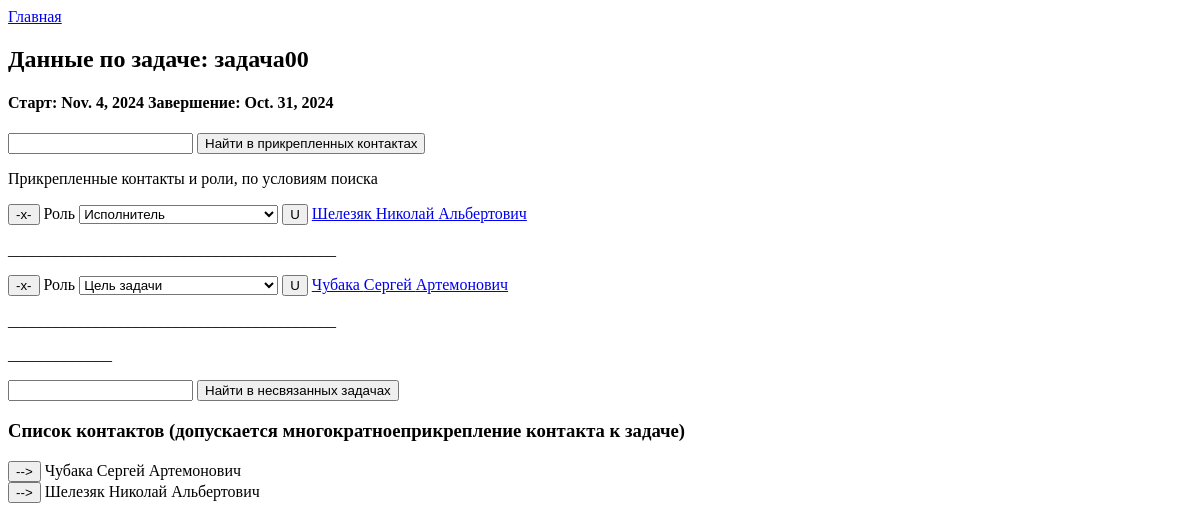
The app's page /task_contacts/8753827f-a606-4f3e-a10a-902c2ff90b30/, older data.
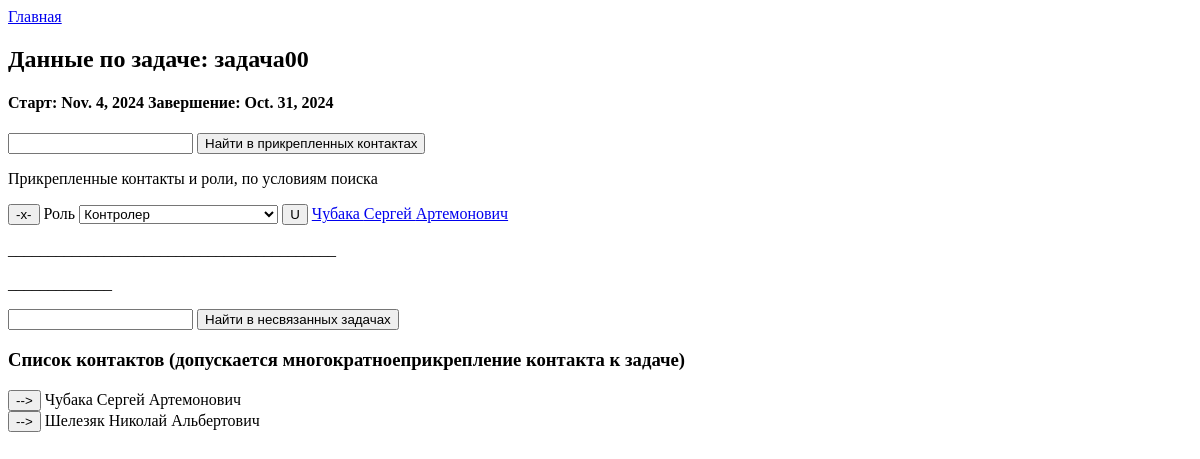
The same page, newer data.
### TaskTreeApp/models.py (models this page shows)
class Tasks(models.Model):
    id = models.UUIDField(primary_key=True, default=uuid.uuid4, editable=False)
    title = models.CharField(max_length=250)
    start = models.DateField(null=True)
    end = models.DateField(null=True)

class Univers_list(models.Model):
    id_out = models.CharField(max_length=36, blank=False)
    id_in = models.CharField(max_length=36, blank=False)
    num_in_link = models.IntegerField()
    role = models.CharField(max_length=75)

class Contacts(models.Model):
    id = models.UUIDField(primary_key=True, default=uuid.uuid4, editable=False)
    last_name = models.CharField(max_length=100)
    first_name = models.CharField(max_length=100)
    second_name = models.CharField(max_length=100)

### TaskTreeApp/views.py (the view, shortened to what this page needs)
# urls.py: path('task_contacts/<slug:task_id>/',VContactsTask,name='task_contacts'),
def VContactsTask(request, task_id):
    find_task = Tasks.objects.filter(id=task_id)
    count_link_tasks = 0
    count_unlink_tasks = 0
    FindTitleUnLink = ''
    FindTitle = ''
    lst_contacts_rol = []
    if find_task:
        lst_field_task = find_task.values()[0]
        vtask_title = lst_field_task['title']
        vtask_start = lst_field_task['start']
        vtask_end = lst_field_task['end']
        vtask_id = str(lst_field_task['id'])
        link_task = Univers_list.objects.filter(id_out=vtask_id)
        count_fulllink_task = link_task.count()
        if count_fulllink_task>0:
            list_link_task = Univers_list.objects.filter(id_out=vtask_id)
            lst_link_idin = [str(lst.id_in) for lst in list_link_task]
            flist_link_task = Contacts.objects.filter(last_name__icontains=FindTitle, id__in=lst_link_idin)
            count_link_tasks = flist_link_task.count()
            for idin in list_link_task.values():
                cnt = Contacts.objects.filter(id=idin['id_in'])
                if cnt:
                    elem = idin
                    elem['list_id'] = idin['id']
                    fio = cnt.values()[0]
                    elem = {**elem, **fio}
                    lst_contacts_rol.append(elem)
        else:
            flist_link_task = None
        notlist_link_task = Contacts.objects.filter(last_name__icontains=FindTitleUnLink)
        count_unlink_tasks = notlist_link_task.count()
    else:
        return HttpResponse("Задача не найдена")
    info_task = {'task_id': vtask_id, 'task_title': vtask_title, 'task_start':vtask_start,
                'task_end': vtask_end,'list_link_task': lst_contacts_rol,
                 'notlist_link_task': notlist_link_task, 'FindTitleUnLink': FindTitleUnLink,
                 'FindTitle': FindTitle,
                 'count_link_tasks': count_link_tasks,'count_unlink_tasks': count_unlink_tasks}
    return render(request,'task_contacts.html',context=info_task)

### templates/task_contacts.html (shortened to what this page needs)
<!DOCTYPE html>
<html lang="en">
<head>
</head>
<body>
    <a href="/">Главная</a>
    <h2> Данные по задаче: {{ task_title }} </h2>
    <h4> Старт: {{ task_start }} Завершение: {{ task_end }}</h4>
    <form method="post">
        <div>
            <input type="text" id="FindTitle" name="FindTitle" maxlength="50" value="{{FindTitle}}">
            <button type="submit" name="btn_find_tsklink" value="+">Найти в прикрепленных контактах</button>
        </div>
    </form>
    {% if count_link_tasks > 0 %}
        <form method="post">
            <div>
            <p>Прикрепленные контакты и роли, по условиям поиска</p>
            {% for linktask in list_link_task %}
                <div>
                    <button name="btn_unlink" type="submit" value="{{linktask.list_id}}">
                        -x-
                    </button>
                      <label for="contact_role>{{linktask.list_id}}">Роль</label>
                      <select name="contact_role>{{linktask.list_id}}" id="contact_role>{{linktask.list_id}}">
                        <option value="executor"
                                {% if linktask.role == "executor" %}
                                    selected
                                {% endif %}
                        >Исполнитель</option>
                        <option value="target"
                                {% if linktask.role == "target" %}
                                    selected
                                {% endif %}
                        >Цель задачи</option>
                        <option value="controle"
                                {% if linktask.role == "controle" %}
                                    selected
                                {% endif %}
                        >Контролер</option>
                      </select>
                    <button name="btn_role" id="btn_role" type="submit" value="{{linktask.list_id}}">
                        U
                    </button>
                    <a href="card_contact/{{ contact.id }}/">   {{linktask.last_name}} {{linktask.first_name}} {{linktask.second_name}} </a>
                    <p>_________________________________________</p>
                </div>
            {% endfor%}
            </div>
        </form>
    {% else %}
        <h3> С этой задачей пока не связано контактов, соответствующих условиям поиска </h3>
    {% endif %}
    <p>_____________</p>
    <form method="post">
        <input type="text" id="FindTitleUnlink" name="FindTitleUnlink" maxlength="50" value="{{FindTitleUnlink}}">
        <button type="submit" name="btn_find_unlink" value="+">Найти в несвязанных задачах</button>
    </form>
    {% if count_unlink_tasks > 0 %}
        <h3>Список контактов (допускается многократноеприкрепление контакта к задаче)</h3>
        <form method="post">
        <div>
            {% for linktask in notlist_link_task %}
                <div>
                    <button name="btn_link" type="submit" value="{{linktask.id}}">
                        -->
                    </button>
                    <a> {{linktask.last_name}} {{linktask.first_name}} {{linktask.second_name}} </a>
                </div>
            {% endfor%}
        </div>
        </form>
    {% else %}
        <h3> С этой задачей невозможно связать контакты, соответствующих условиям поиска </h3>
    {% endif %}
</body>
</html>

Row changes from the older to the newer data that the page shows:
removed Univers_list: role "Исполнитель"
removed Univers_list: role "Цель задачи"
added Univers_list: role "Контролер"
Text that changed along with them:
list line gone: "-x- Роль U _________________________________________"
list line gone: "Шелезяк Николай Альбертович"
